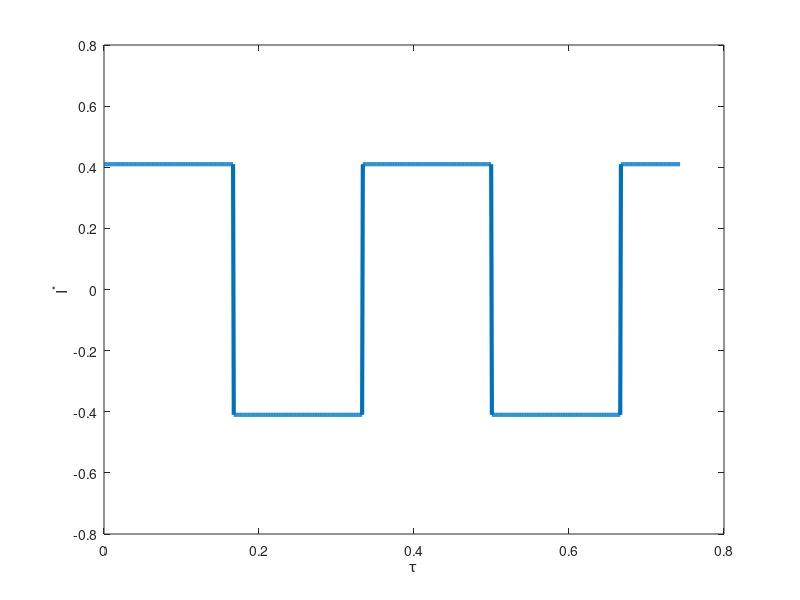

Recreate this plot in MATLAB. (Note: this script raises an error after producing the figure.)
%%%%%%%%%%%%%%%%%%%%%%%%%%%%%%%%%%%%%%%%%%%%%%%
%%% Script to solve the simple example
%%%     for model inadequecy
%%%%%%%%%%%%%%%%%%%%%%%%%%%%%%%%%%%%%%%%%%
clear all
close all


%% Parameters
kappa = 0.0195174;   %--- sec/m
sigma = 52.1;   %--- sec/m
gamma = kappa/sigma;
L = 50e-6;  %--- m
C = 0.03134;  %--- F/m2
a = 4.19956e7/C;   %--- m
V0 = 1.25;   %--- volt
Iunscaled = 200;   %--- Amp/m^2
Ls = 25e-6;  %--- m
kappa_s = 0.0311627;   %--- sec/m
Time = 4; %--- sec

Nt = 800;  %--- number of time steps
Nx = 500;  %--- number of space steps 


%% Domain
t = linspace(0,Time , Nt);  %--- sec
x = linspace(0,L , Nx);

% convert to nondimesional values
tau = (kappa*sigma/(kappa+sigma))*(1/(a*C*L^2)) .* t;
xi = x ./ L;
Nxi = Nx ; Ntau = Nt;

%% Applied Current

t_conv = a*C*L^2*(kappa+sigma)/(kappa*sigma);
Iamp = (Iunscaled*(L/V0)*((kappa+sigma)/(sigma*kappa)));

Ins = Iamp*square(6*pi*tau');
I = Ins';
%I = smooth(Ins,'moving');

figure
plot(tau,I,'LineWidth',3);
xlabel('\tau'); ylabel('I^*');
prop_plots


%%========================================================
%% Solution of LF model

% compute eta avg
eta_bar(1) = tau(1)*I(1);
for i = 2 : size(tau,2)
eta_bar(i) = trapz(tau(1:i),I(1:i));
end
figure
plot(tau,eta_bar,'r','LineWidth',3);
xlabel('\tau'); ylabel('\eta_{avg}');
prop_plots


for i = 1 : size(tau,2) % time
    for j = 1 : size(xi,2) % space
        etaLF(j,i) = (I(i)/2)*xi(j)^2 - ((I(i)*gamma)/(1+gamma))*xi(j) + eta_bar(i) - I(i)/6 + (I(i)*gamma)/(2*I(i)+2*gamma);
    end
end

figure
surf(tau, xi, etaLF,'EdgeColor','none')
xlabel('\tau'); ylabel('\xi'); zlabel('{\eta}_{LF}');
prop_plots

figure
plot(xi,etaLF(:,Nt*0.25),'--','LineWidth',3); hold on
plot(xi,etaLF(:,Nt*0.5),'LineWidth',3); plot(xi,etaLF(:,Nt*0.75),'LineWidth',3);
plot(xi,etaLF(:,Nt*1),'-o','LineWidth',3);
legend('\tau=0.25\tau_{total}', '\tau=0.5\tau_{total}', '\tau=0.75\tau_{total}','\tau=\tau_{total}')
xlabel('\xi'); ylabel('{\eta}_{LF}');
prop_plots

figure
plot(tau,etaLF(Nx*0.25,:),'--','LineWidth',3); hold on
plot(tau,etaLF(Nx*0.5,:),'LineWidth',3); plot(tau,etaLF(Nx*0.75,:),'LineWidth',3);
plot(tau,etaLF(Nx*1,:),'-o','LineWidth',3);
legend('\xi=0.25\xi_{total}', '\xi=0.5\xi_{total}', '\xi=0.75\xi_{total}','\xi=\xi_{total}')
xlabel('\tau'); ylabel('{\eta}_{LF}');
prop_plots


%%========================================================
%% Solution of HF model
% 
% % computing Neumann BCs:
%-- alpha at xi=0
alpha = -I.*(gamma/(1+gamma));
%-- beta at xi=1
beta  =  I.*(1/(1+gamma));

% solving HF pde+bc using finite difference
etaHF = HFm_evolution(tau(1),tau(end),xi(1),xi(end), Ntau,Nxi, zeros(Nxi,Ntau), alpha, beta);

figure
surf(tau, xi, etaHF,'EdgeColor','none')
xlabel('\tau'); ylabel('\xi'); zlabel('{\eta}_{HF}');
prop_plots

figure
plot(xi,etaHF(:,Nt*0.25),'--','LineWidth',3); hold on
plot(xi,etaHF(:,Nt*0.5),'LineWidth',3); plot(xi,etaHF(:,Nt*0.75),'LineWidth',3);
plot(xi,etaHF(:,Nt*1),'-o','LineWidth',3);
legend('\tau=0.25\tau_{total}', '\tau=0.5\tau_{total}', '\tau=0.75\tau_{total}','\tau=\tau_{total}')
xlabel('\xi'); ylabel('{\eta}_{HF}');
prop_plots

figure
plot(tau,etaHF(Nx*0.25,:),'--','LineWidth',3); hold on
plot(tau,etaHF(Nx*0.5,:),'LineWidth',3); plot(tau,etaHF(Nx*0.75,:),'LineWidth',3);
plot(tau,etaHF(Nx*1,:),'-o','LineWidth',3);
legend('\xi=0.25\xi_{total}', '\xi=0.5\xi_{total}', '\xi=0.75\xi_{total}','\xi=\xi_{total}')
xlabel('\tau'); ylabel('{\eta}_{HF}');
prop_plots

%%========================================================
%% Error evolution = HF model - LF model

eps_exact = etaHF - etaLF;

figure
surf(tau, xi, eps_exact,'EdgeColor','none')
xlabel('\tau'); ylabel('\xi'); zlabel('\epsilon_{exact}');
prop_plots 

figure
plot(xi,eps_exact(:,Nt*0.25),'--','LineWidth',3); hold on
plot(xi,eps_exact(:,Nt*0.5),'LineWidth',3);
plot(xi,eps_exact(:,Nt*0.75),'LineWidth',3);
plot(xi,eps_exact(:,Nt*1),'-o','LineWidth',3);
legend('\tau=0.25\tau_{total}', '\tau=0.5\tau_{total}', '\tau=0.75\tau_{total}','\tau=\tau_{total}')
xlabel('\xi'); ylabel('\epsilon_{exact}');
prop_plots

figure
plot(tau,eps_exact(Nx*0.25,:),'--','LineWidth',3); hold on
plot(tau,eps_exact(Nx*0.5,:),'LineWidth',3); plot(tau,eps_exact(Nx*0.75,:),'LineWidth',3);
plot(tau,eps_exact(Nx*1,:),'-o','LineWidth',3);
legend('\xi=0.25\xi_{total}', '\xi=0.5\xi_{total}', '\xi=0.75\xi_{total}','\xi=\xi_{total}')
xlabel('\tau'); ylabel('\epsilon_{exact}');
prop_plots

%%========================================================
%% Computing Vcell
etaHF_xi0 = etaHF(1,:);
etaHF_xi1 = etaHF(end,:);
etaLF_xi0 = etaLF(1,:);
etaLF_xi1 = etaLF(end,:);

V_elecHF = ((1+2*gamma)/(1+gamma))*etaHF_xi1 - (gamma/(1+gamma))*etaHF_xi0 - (gamma/(1+gamma)^2)*I;
V_elecLF = ((1+2*gamma)/(1+gamma))*etaLF_xi1 - (gamma/(1+gamma))*etaLF_xi0 - (gamma/(1+gamma)^2)*I;

%% Exact Solution
V_elecEx = -(gamma/(1+gamma)^2)*I;
for i = 1:length(I)
    V_elecEx(i) = V_elecEx(i) + tIntegral(tau(i));
end

B = (Ls/kappa_s)*(kappa*sigma/(L*(kappa+sigma)));

V_cellHF = 1 - 0.5*B*I - V_elecHF;
V_cellLF = 1 - 0.5*B*I - V_elecLF;

V_cellEx = 1 - 0.5*B*I - V_elecEx;

figure
plot(tau,V_cellHF,'--b','LineWidth',3); hold on
plot(tau,V_cellLF,'r','LineWidth',3);   hold on
plot(tau,V_cellEx,'LineWidth',1)
legend('HF model', 'LF model','Exact Solution')
xlabel('\tau'); ylabel('V^*_{cell}');
prop_plots

%%========================================================
% %% Error in Velectrod
% 
% error_exact_Velec = V_elecHF - V_elecLF; 
% 
% figure
% plot(tau,error_exact_Velec,'b','LineWidth',3); hold on
% xlabel('\tau'); ylabel('Error V^*_{electrod}');
% prop_plots
% 
% %======================================
% figure
% plot(I,V_elecHF,'--b','LineWidth',3); hold on
% plot(I,V_elecLF,'r','LineWidth',3);
% legend('HF model', 'LF model')
% xlabel('I'); ylabel('V^*_{cell}');
% prop_plots